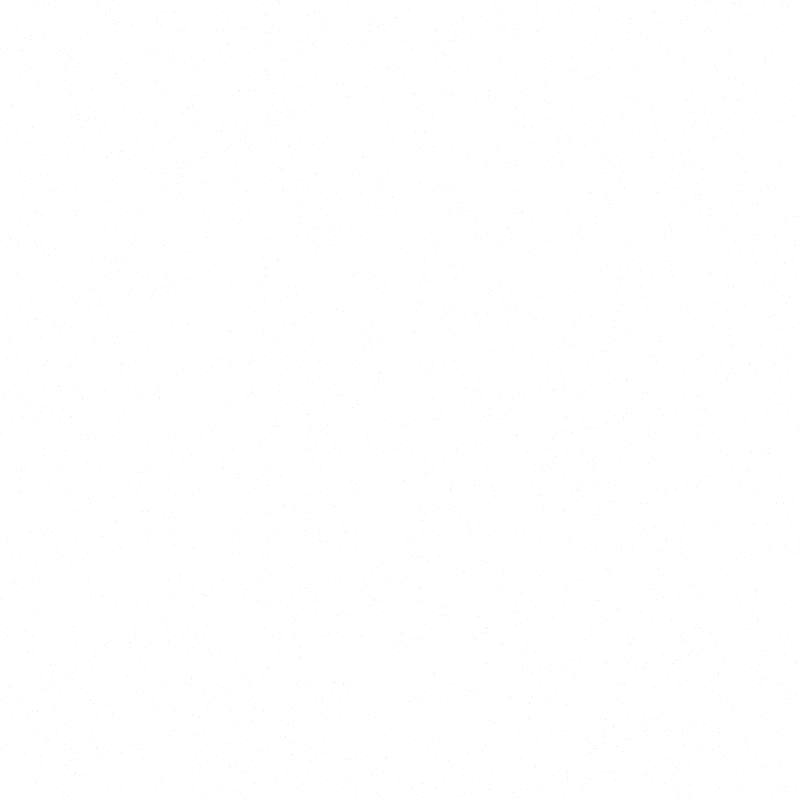
Frame 1 (no input)
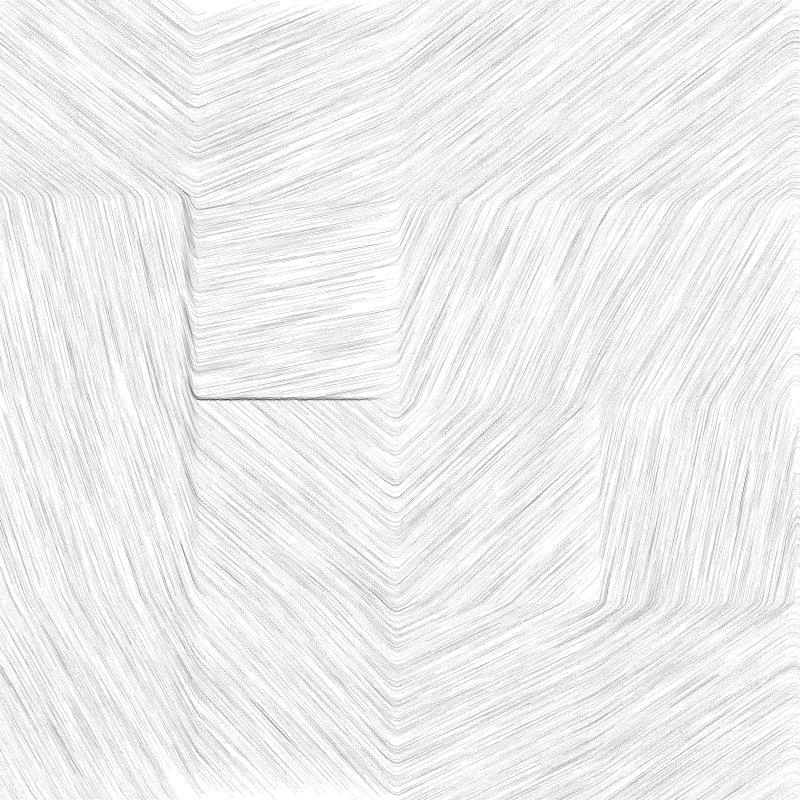
Frame 60 (the mouse pressed at the canvas centre just before this capture)
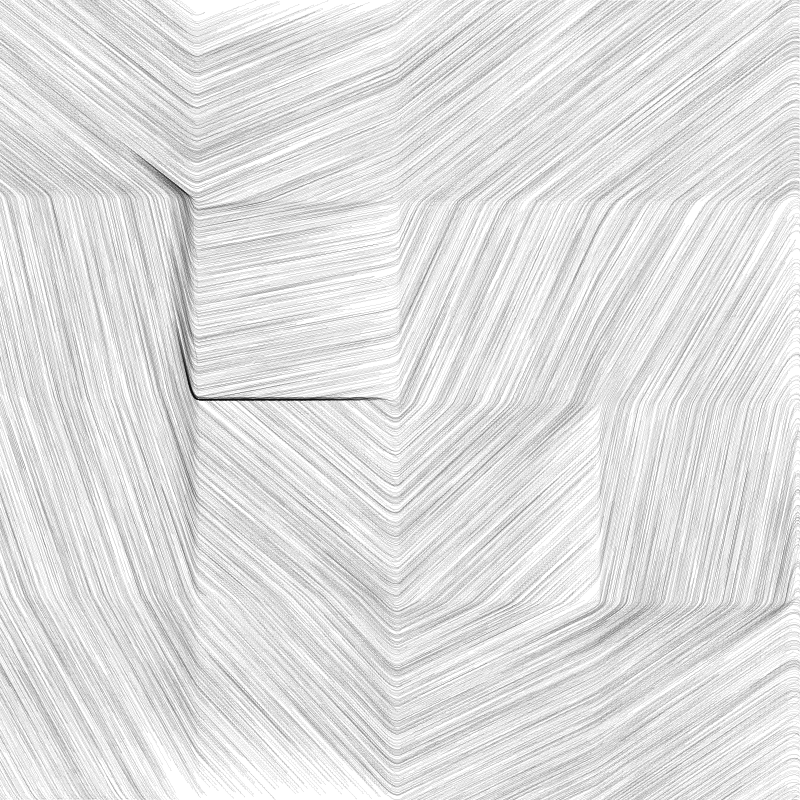
Frame 120 (the mouse held since frame 60 and released just before this capture)

The Processing sketch that drew these frames (run headless with seeded random() and noise(); from frame 60 on, the mouse is pressed at the canvas centre):

// Processing sketch: PerlinNoise
// ── PerlinNoise.pde

// #region - Setup

float scale;
float xScale, yScale;
PVector[][] directions;
ArrayList<Point> points;


void setup() {
  size(800, 800);
  background(255);
  stroke(0, 10);
  setupVariables();
  setupField();
}


void setupVariables() {
  scale = 200;
  xScale = scale/500;
  yScale = scale/500;
  directions = new PVector[(int)(width/scale)][(int)(width/scale)];
  points = new ArrayList<Point>();
  for (int i = 0; i < 10000; i++) points.add(new Point());
}


void setupField() {
  for (int x = 0; x < width/scale; x++) {
    for (int y = 0; y < height/scale; y++) {
      float r = noise(x*xScale, y*yScale)*TWO_PI;
      PVector dir = new PVector(cos(r), sin(r));
      directions[x][y] = dir;
    }
  }
}

// #endregion


// #region - Main

void draw() {
  updatePoints();
}


void updatePoints() {
  for (Point p : points) {
    p.update();
  }
}

// #endregion


class Point {
  // #region - Setup

  PVector prevPos;
  PVector pos;
  PVector vel;
  PVector acc;


  Point() {
    prevPos = new PVector(random(width), random(height));
    pos = prevPos.copy();
    vel = new PVector(0, 0);
    acc = new PVector(0, 0);
  }

  // #endregion


  // #region - Main

  void update() {
    pos.x = (width + pos.x) % width;
    pos.y = (height + pos.y) % height;

    int x = floor(pos.x/scale);
    int y = floor(pos.y/scale);
    PVector acc = directions[x][y].copy().mult(0.2);

    prevPos = pos.copy();
    vel.add(acc);
    vel.limit(1);
    pos.add(vel);
    line(prevPos.x, prevPos.y, pos.x, pos.y);
  }

  // #endregion
}
